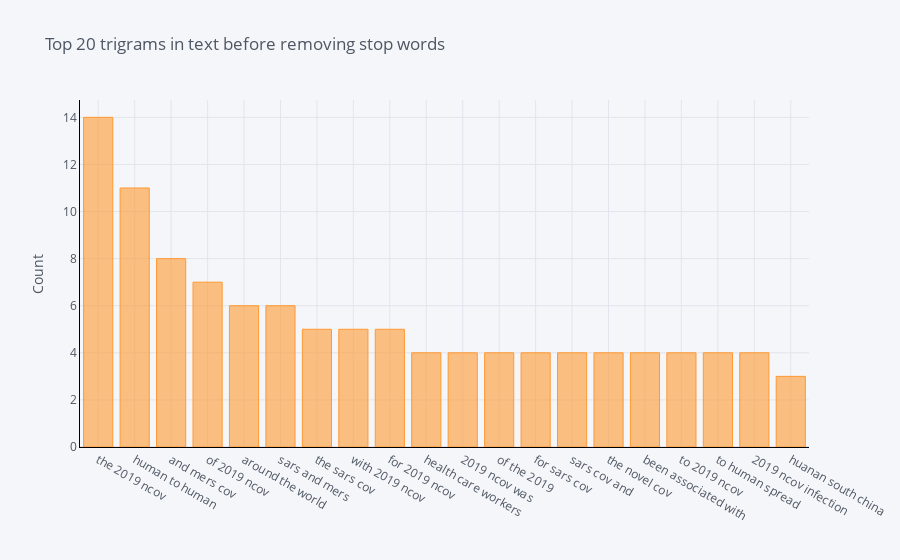

Write notebook code for a chart like this one.
### Code cell
# Using cufflinks, plotly and sklearn, we visualize the top 20 trigrams in text before removing stop words

def get_top_n_trigram(corpus, n=None):
    vec = CountVectorizer(ngram_range=(3, 3)).fit(corpus)
    bag_of_words = vec.transform(corpus)
    sum_words = bag_of_words.sum(axis=0) 
    words_freq = [(word, sum_words[0, idx]) for word, idx in vec.vocabulary_.items()]
    words_freq =sorted(words_freq, key = lambda x: x[1], reverse=True)
    return words_freq[:n]
common_words = get_top_n_trigram([text], 20)
for word, freq in common_words:
    print(word, freq)
df5 = pd.DataFrame(common_words, columns = ['ReviewText' , 'count'])
df5.groupby('ReviewText').sum()['count'].sort_values(ascending=False).iplot(
    kind='bar', yTitle='Count', linecolor='black', title='Top 20 trigrams in text before removing stop words')

### Figure 1 — Plotly figure (JSON) as saved in the notebook; plotly's stock layout.template omitted (floating-point values rounded to 4 significant figures)
{"data": [{"marker": {"color": "rgba(255, 153, 51, 0.6)", "line": {"color": "rgba(255, 153, 51, 1.0)", "width": 1}}, "name": "count", "orientation": "v", "text": "", "type": "bar", "x": ["the 2019 ncov", "human to human", "and mers cov", "of 2019 ncov", "around the world", "sars and mers", "the sars cov", "with 2019 ncov", "for 2019 ncov", "health care workers", "2019 ncov was", "of the 2019", "for sars cov", "sars cov and", "the novel cov", "been associated with", "to 2019 ncov", "to human spread", "2019 ncov infection", "huanan south china"], "y": [14, 11, 8, 7, 6, 6, 5, 5, 5, 4, 4, 4, 4, 4, 4, 4, 4, 4, 4, 3]}], "layout": {"legend": {"bgcolor": "#F5F6F9", "font": {"color": "#4D5663"}}, "paper_bgcolor": "#F5F6F9", "plot_bgcolor": "#F5F6F9", "title": {"font": {"color": "#4D5663"}, "text": "Top 20 trigrams in text before removing stop words"}, "xaxis": {"gridcolor": "#E1E5ED", "linecolor": "black", "showgrid": true, "tickfont": {"color": "#4D5663"}, "title": {"font": {"color": "#4D5663"}, "text": ""}, "zerolinecolor": "#E1E5ED"}, "yaxis": {"gridcolor": "#E1E5ED", "linecolor": "black", "showgrid": true, "tickfont": {"color": "#4D5663"}, "title": {"font": {"color": "#4D5663"}, "text": "Count"}, "zerolinecolor": "#E1E5ED"}}}
